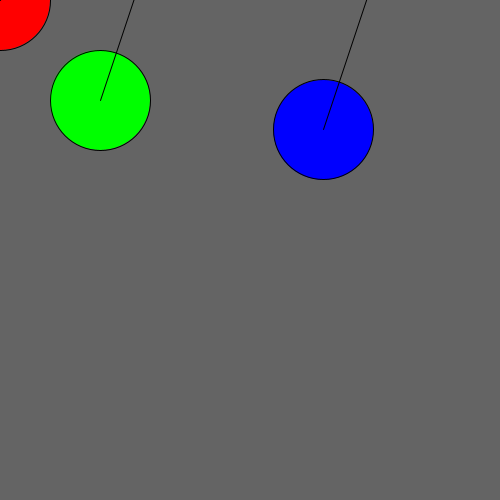
Frame 1 (no input)
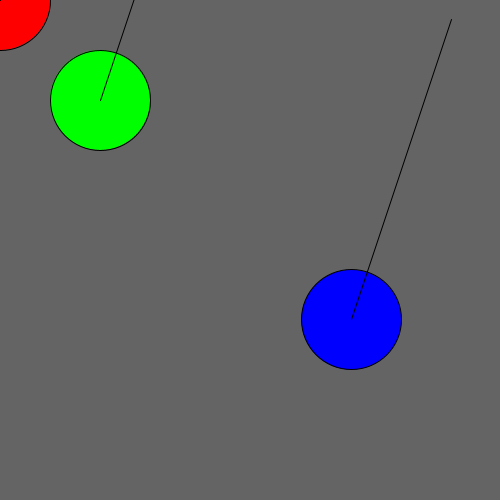
Frame 60 (the mouse pressed at the canvas centre just before this capture)
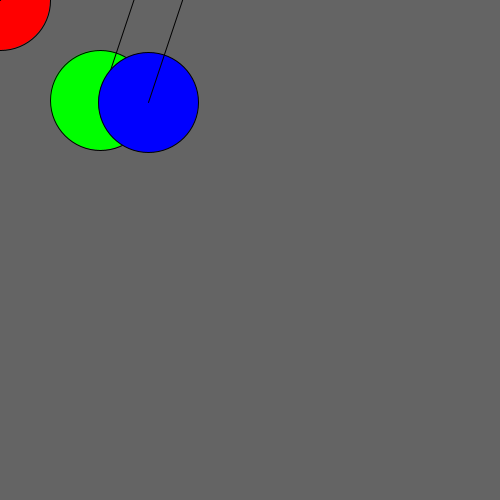
Frame 120 (the mouse held since frame 60 and released just before this capture)

The Processing sketch that drew these frames (run headless with seeded random() and noise(); from frame 60 on, the mouse is pressed at the canvas centre):

// Processing sketch: funciones_dibujar
// ── funciones_dibujar.pde
void setup() {
  size(500, 500);
}

void draw() {
  background(100);
  dibujar(0, 0, color(255, 0, 0));
  dibujar(100, 100, color(0, 255, 0));
  dibujar(random(width), random(height), color(0, 0, 255));
}

void dibujar(float x, float y, color c) {
  fill(c);
  ellipse(x, y, 100, 100);
  line(x, y, x+100, y-300);
}
